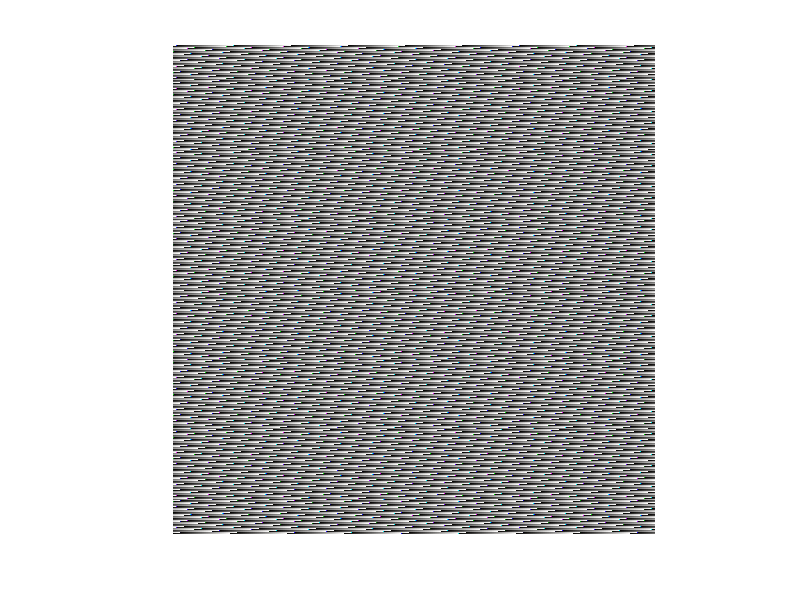

Reproduce this figure in MATLAB.
BK=zeros(730,720,3,'uint8');
i= 0;
for x = 730:-1:1
    for k =1:720
        for m = 3:-1:1
           a  =  mod(i,256);
           BK(x,k,m)=a;
            if (a == 0)
                BK(x,k,m)=floor( i/65536);       
            end
            if (a == 1)
                BK(x,k,m)=(mod(i,65536)/256);
            end
            if (a == 2)
                BK(x,k,m)=0;
            end
      
            i= i+1;
            
        end
    end
end
imshow(BK);
imwrite(BK,'cc.bmp')

